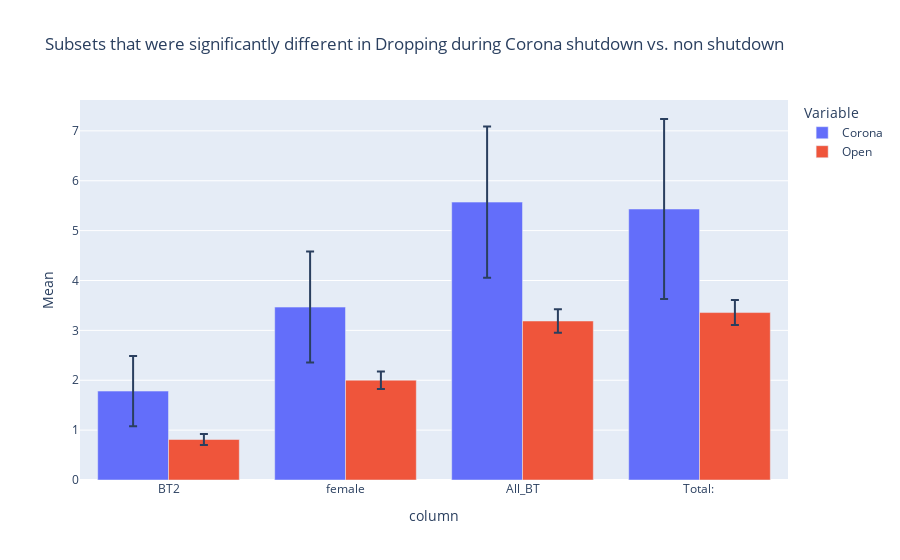

The cell this chart's notebook holds for it:
### Code cell
test = pd.DataFrame()
sig = ["BT2", "BT5", "female", "All_BT", "Total: "]
for column in sig:
    x = st.t.interval(alpha=0.95, df=len(corona_drop[column])-1, loc=np.mean(corona_drop[column]), scale=st.sem(corona_drop[column],nan_policy='omit'))
    y = st.t.interval(alpha=0.95, df=len(open_drop[column])-1, loc=np.mean(open_drop[column]), scale=st.sem(open_drop[column],nan_policy='omit'))
    if overlap(x[0],x[1],y[0],y[1])==False:
        #Graph it
        corona_mean = corona_drop[column].mean()
        open_mean = open_drop[column].mean()
        corona_int = st.t.interval(alpha=0.95, df=len(corona_drop[column])-1, loc=np.mean(corona_drop[column]), scale=st.sem(corona_drop[column],nan_policy='omit'))
        open_int = st.t.interval(alpha=0.95, df=len(open_drop[column])-1, loc=np.mean(open_drop[column]), scale=st.sem(open_drop[column],nan_policy='omit'))
        corona_error = (corona_int[1] - corona_int[0])/2
        open_error = (open_int[1] - open_int[0])/2
        pd.Series()
        data = {'Variable':['Corona','Open'], 'Mean':[corona_mean,open_mean],'error':[corona_error,open_error],'column':[column,column]} 
        data = pd.DataFrame(data)
        test = pd.concat([test, data])
    else:
        print(column,"Has Confidence Intervals that overlap")
        print("Here are the confidence intervals:")
        print("Corona",x)
        print("Open",y)
test

px.bar(test, x = "column", y = "Mean", color = "Variable", error_y = "error", barmode = "group", title = "Subsets that were significantly different in Dropping during Corona shutdown vs. non shutdown")

### Figure 1 — Plotly figure (JSON) as saved in the notebook; plotly's stock layout.template omitted (floating-point values rounded to 4 significant figures)
{"data": [{"alignmentgroup": "True", "error_y": {"array": [0.7038, 1.113, 1.517, 1.805]}, "hovertemplate": "Variable=Corona<br>column=%{x}<br>Mean=%{y}<extra></extra>", "legendgroup": "Corona", "marker": {"color": "#636efa"}, "name": "Corona", "offsetgroup": "Corona", "orientation": "v", "showlegend": true, "textposition": "auto", "type": "bar", "x": ["BT2", "female", "All_BT", "Total: "], "xaxis": "x", "y": [1.783, 3.467, 5.571, 5.433], "yaxis": "y"}, {"alignmentgroup": "True", "error_y": {"array": [0.1092, 0.175, 0.2341, 0.2511]}, "hovertemplate": "Variable=Open<br>column=%{x}<br>Mean=%{y}<extra></extra>", "legendgroup": "Open", "marker": {"color": "#EF553B"}, "name": "Open", "offsetgroup": "Open", "orientation": "v", "showlegend": true, "textposition": "auto", "type": "bar", "x": ["BT2", "female", "All_BT", "Total: "], "xaxis": "x", "y": [0.812, 2.002, 3.188, 3.357], "yaxis": "y"}], "layout": {"barmode": "group", "legend": {"title": {"text": "Variable"}, "tracegroupgap": 0}, "title": {"text": "Subsets that were significantly different in Dropping during Corona shutdown vs. non shutdown"}, "xaxis": {"anchor": "y", "domain": [0, 1], "title": {"text": "column"}}, "yaxis": {"anchor": "x", "domain": [0, 1], "title": {"text": "Mean"}}}}
